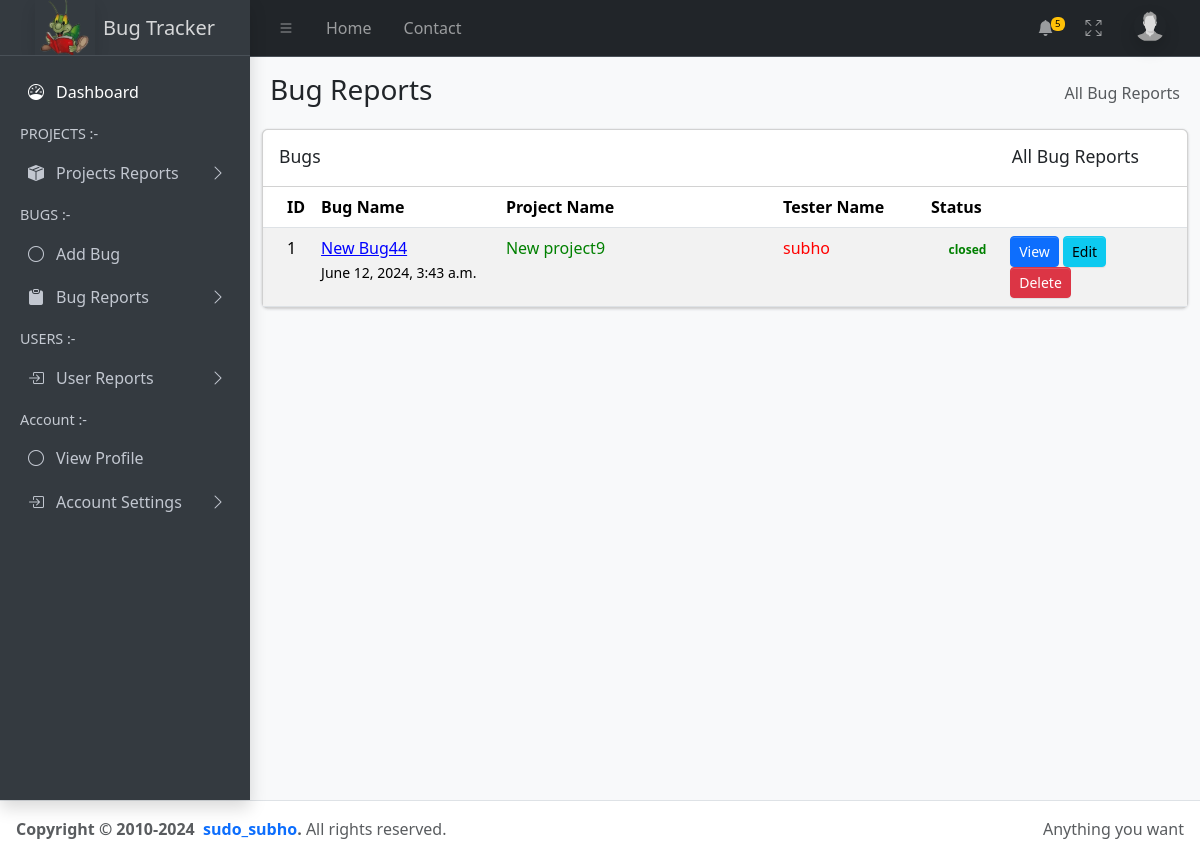
The app's page /all_bug/ (signed in) with its own data.
### core/models.py (models this page shows, shortened)
class UserProfile(models.Model):
    ROLE_CHOICES = (
        ('Admin', 'Admin'),
        ('Developer', 'Developer'),
        ('Tester', 'Tester'),
    )
    id = models.IntegerField(primary_key=True)
    user = models.OneToOneField(User, on_delete=models.CASCADE, unique=True)
    email = models.EmailField()
    full_name = models.CharField(max_length=100)
    userrole = models.CharField(max_length=20, choices=ROLE_CHOICES)
    address = models.CharField(max_length=100, default="Internet")
    mobile = models.IntegerField(default="0")
    profile_pic = models.ImageField(upload_to='profile_pics/', default='profile_pics/default2.png')
    def __str__(self):
        return self.user.username

class Bug(models.Model):
    STATUS_CHOICES = [
        ('open', 'Open'),
        ('closed', 'Closed'),
    ]
    PRIORITY_CHOICES = [
        ('low', 'Low'),
        ('medium', 'Medium'),
        ('high', 'High'),
        ('very high', 'Very High'),
    ]
    id = models.IntegerField(primary_key=True)
    bug_name = models.CharField(max_length=255)
    bug_description = models.TextField(max_length=1000)
    selected_project = models.ForeignKey(Project, on_delete=models.CASCADE)
    status = models.CharField(max_length=6, choices=STATUS_CHOICES, default='open')
    tester = models.ForeignKey(
        UserProfile,
        limit_choices_to={'userrole': 'Tester'},
        on_delete=models.SET_NULL,
        null=True,
        blank=True
    )
    bug_category = models.CharField(max_length=100, default="Others")
    total_time_spend = models.PositiveIntegerField(help_text="Enter the time spend duration in days")
    bug_priority = models.CharField(max_length=10, choices=PRIORITY_CHOICES ,default='low')
    cvss_score = models.PositiveIntegerField()
    creation_date = models.DateTimeField(auto_now_add=True)

class Project(models.Model):
    STATUS_CHOICES = [
        ('open', 'Open'),
        ('closed', 'Closed'),
    ]
    id = models.IntegerField(primary_key=True)
    project_name = models.CharField(max_length=255)
    project_description = models.TextField()
    status = models.CharField(max_length=6, choices=STATUS_CHOICES, default='Open')
    client_company = models.CharField(max_length=255)
    project_leader = models.ForeignKey(
        UserProfile,
        limit_choices_to={'userrole': 'Developer'},
        on_delete=models.SET_NULL,
        null=True,
        blank=True
    )
    estimated_project_duration = models.PositiveIntegerField(help_text="Enter the estimated duration in days")
    project_location = models.CharField(max_length=50, default="Unknown")
    creation_date = models.DateTimeField(auto_now_add=True)
    def __str__(self):
        return self.project_name

### core/views.py (the view)
# urls.py: path('all_bug/', views.all_bug, name='all_bug'),
def all_bug(request):
    notifications = Notification.objects.filter(user=request.user).order_by('-created_at')[:5]
    if request.user.is_superuser:
        bugs = Bug.objects.all().select_related('selected_project')
    elif request.user.userprofile.userrole == 'Tester':
        bugs = Bug.objects.filter(tester=request.user.userprofile).select_related('selected_project')
    elif request.user.userprofile.userrole == 'Developer':
        projects_managed = Project.objects.filter(project_leader=request.user.userprofile)
        bugs = Bug.objects.filter(selected_project__in=projects_managed).select_related('selected_project')
    else:
        return redirect('dashboard')
    breadcrumb = "Bug Reports"
    return render(request, 'bug_list.html', {'bugs': bugs, 'breadcrumb': breadcrumb, 'notifications':notifications,})

### templates/bug_list.html (shortened to what this page needs)
<!DOCTYPE html>
{% load static %}
<html lang="en">
<head>
    <link rel="stylesheet" href="https://cdn.jsdelivr.net/npm/@fontsource/source-sans-3@5.0.12/index.css"
>
    <link rel="stylesheet" href="https://cdn.jsdelivr.net/npm/overlayscrollbars@2.3.0/styles/overlayscrollbars.min.css"
>
    <link rel="stylesheet" href="https://cdn.jsdelivr.net/npm/bootstrap-icons@1.11.0/font/bootstrap-icons.min.css"
>
    <link rel="stylesheet" href="{% static '/dist/css/adminlte.css' %}">
    <link rel="stylesheet" href="https://cdn.jsdelivr.net/npm/apexcharts@3.37.1/dist/apexcharts.css"
>
    <link rel="stylesheet" href="https://cdn.jsdelivr.net/npm/jsvectormap@1.5.3/dist/css/jsvectormap.min.css"
>
</head>
<body class="layout-fixed sidebar-expand-lg bg-body-tertiary">
    <div class="app-wrapper">
        <nav class="app-header navbar navbar-expand bg-body" data-bs-theme="dark">
            <div class="container-fluid">
                <ul class="navbar-nav">
                    <li class="nav-item"> <a class="nav-link" data-lte-toggle="sidebar" href="#" role="button"> <i class="bi bi-list"></i> </a> </li>
                    <li class="nav-item d-none d-md-block"> <a href="{% url 'dashboard' %}" class="nav-link">Home</a> </li>
                    <li class="nav-item d-none d-md-block"> <a href="{% url 'contact' %}" class="nav-link">Contact</a> </li>
                </ul>
                <ul class="navbar-nav ms-auto">
                    <li class="nav-item dropdown"> <a class="nav-link" data-bs-toggle="dropdown" href="#"> <i class="bi bi-bell-fill"></i> <span class="navbar-badge badge text-bg-warning">5</span> </a>
                    </li>
                    <li class="nav-item"> <a class="nav-link" href="#" data-lte-toggle="fullscreen"> <i data-lte-icon="maximize" class="bi bi-arrows-fullscreen"></i> </a> </li>
                    <li class="nav-item dropdown user-menu"> <a href="#" class="nav-link dropdown-toggle" data-bs-toggle="dropdown"> <img src="{{ request.user.userprofile.profile_pic.url }}" class="user-image rounded-circle shadow" alt="User Image">  </a>
                    </li>
                </ul>
            </div>
        </nav>
        <aside class="app-sidebar bg-body-secondary shadow" data-bs-theme="dark">
            <div class="sidebar-brand"> <a href="{% url 'dashboard' %}" class="brand-link"> <img src="{% static 'dist/assets/img/happy-green-bug-01-reading-book1.png' %}" style="max-height: 60px;" alt="AdminLTE Logo" class="brand-image opacity-75 shadow"> <span class="brand-text fw-light">Bug Tracker</span> </a> </div>
            <div class="sidebar-wrapper">
                <nav class="mt-2">
                    <ul class="nav sidebar-menu flex-column" data-lte-toggle="treeview" role="menu" data-accordion="false">
                        <li class="nav-item menu-open"> <a href="{% url 'dashboard' %}" class="nav-link active"> <i class="nav-icon bi bi-speedometer"></i>
                                <p>
                                    Dashboard
                                </p>
                            </a>
                        </li>
                        <li class="nav-header">PROJECTS :-</li>
                        <li class="nav-item"> <a href="#" class="nav-link"> <i class="nav-icon bi bi-box-seam-fill"></i>
                                <p>
                                    Projects Reports
                                </p>
                            </a>
                        </li>
                        <li class="nav-header">BUGS :-</li>
                        {% if request.user.userprofile.userrole == "Tester" or request.user.is_superuser %}
                        <li class="nav-item"> <a href="{% url 'add_bug' %}" class="nav-link"> <i class="nav-icon bi bi-circle"></i>
                            <p>Add Bug</p>
                        </a> </li>
                        {% endif %}
                        <li class="nav-item"> <a href="#" class="nav-link"> <i class="nav-icon bi bi-clipboard-fill"></i>
                                <p>
                                    Bug Reports
                                </p>
                            </a>
                        </li>
                        <li class="nav-header">USERS :-</li>
                        <li class="nav-item"> <a href="#" class="nav-link"> <i class="nav-icon bi bi-box-arrow-in-right"></i>
                                <p>
                                    User Reports
                                </p>
                            </a>
                        </li>
                        <li class="nav-header">Account :-</li>
                        <li class="nav-item"> <a href="/profile/{{request.user.userprofile.id}}" class="nav-link"> <i class="nav-icon bi bi-circle"></i>
                            <p>View Profile</p>
                        </a> </li>
                        <li class="nav-item"> <a href="#" class="nav-link"> <i class="nav-icon bi bi-box-arrow-in-right"></i>
                                <p>
                                    Account Settings
                                </p>
                            </a>
                        </li>
                </nav>
            </div>
        </aside>
        <main class="app-main">
            <div class="app-content-header">
                <div class="container-fluid">
                    <div class="row">
                        <div class="col-sm-6">
                            <h3 class="mb-0">Bug Reports</h3>
                        </div>
                        <div class="col-sm-6">
                            <ol class="breadcrumb float-sm-end">
                                <li class="breadcrumb-item active" aria-current="page">
                                    All {{ breadcrumb }}
                                </li>
                            </ol>
                        </div>
                    </div>
                </div>
            </div>
            <div class="container-fluid">
                <div class="card">
                    <div class="card-header">
                        <h3 class="card-title">Bugs</h3>
                        <div class="card-tools">
                            <h3 class="card-title">All {{ breadcrumb }}</h3>
                            <button type="button" class="btn btn-tool" data-card-widget="collapse" title="Collapse">
                            </button>
                            <button type="button" class="btn btn-tool" data-card-widget="remove" title="Remove">
                            </button>
                        </div>
                    </div>
                    <div class="card-body p-0">
                        <table class="table table-striped projects">
                            <thead>
                                <tr>
                                    <th style="width: 1%">
                                        ID
                                    </th>
                                    <th style="width: 20%">
                                        Bug Name
                                    </th>
                                    <th style="width: 30%">
                                        Project Name
                                    </th>
                                    <th>
                                        Tester Name
                                    </th>
                                    <th style="width: 8%" class="text-center">
                                        Status
                                    </th>
                                    <th style="width: 20%">
                                    </th>
                                </tr>
                            </thead>
                            <tbody>
                                {% for bug in bugs %}
                                <tr>
                                    <td>
                                        {{ bug.id }}
                                    </td>
                                    <td>
                                        <a style="color: blue;" href="/bug_view/{{bug.id}}">
                                            {{ bug.bug_name }}
                                        </a>
                                        <br>
                                        <small>
                                            {{ bug.creation_date }}
                                        </small>
                                    </td>
                                    <td style="color: green; ">
                                        {{ bug.selected_project }}
                                    </td>
                                    <td style="color: red; ">
                                        {{ bug.tester }}
                                    </td>
                                    <td class="project-state">
                                        <span class="badge badge-success" style="color: green; padding-left: 30px;">{{bug.status }}</span>
                                    </td>
                                    <td class="project-actions text-right">
                                    {% if request.user.is_superuser or request.user == bug.tester.user %}
                                        <a class="btn btn-primary btn-sm" href="/bug_view/{{bug.id}}">
                                            View
                                        </a>
                                        <a class="btn btn-info btn-sm" href="/bug/{{bug.id}}/edit">
                                            Edit
                                        </a>
                                        <a class="btn btn-danger btn-sm" href="/bug/{{bug.id}}/delete/"
                                            onclick="return confirmDelete();">
                                            Delete
                                        </a>
                                    {% endif %}
                                    </td>
                                </tr>
                                {% endfor %}
                            </tbody>
                        </table>
                    </div>
                </div>
            </div>
    </div>
    <footer class="app-footer">
        <div class="float-end d-none d-sm-inline">Anything you want</div>
         <strong>
            Copyright &copy; 2010-2024&nbsp;
            <a href="https://github.com/sudo-subho" class="text-decoration-none">sudo_subho</a>.
        </strong>
        All rights reserved.
    </footer>
</body>
</html>

### templates/bug_list.html (style rules this page uses)
html { -ms-overflow-style: none; scrollbar-width: none; }

### records on screen
Bug: id "1", bug_name "New Bug44", creation_date "June 12, 2024, 3:43 a.m.", selected_project "New project9", tester "subho", status "closed"

### other values on screen
{{ breadcrumb }} "Bug Reports"
